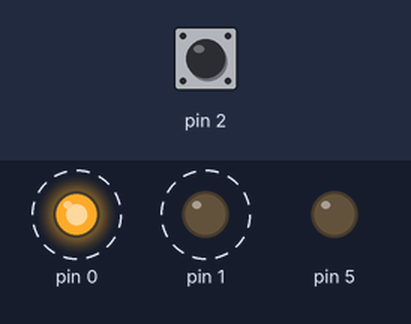
The sketch below on a simulated Arduino Uno, built with avr-gcc and run on an emulated ATmega328P. On the bench: output pins drawn as LEDs (lit = HIGH). Dashed ring = blinking. The test bench sets the inputs (shaded band); at power-on: pin 2 HIGH.

Above: at 4.1 s.
5.1 s: pin 2 pulled LOW for 0.15 s
At 5.9 s:
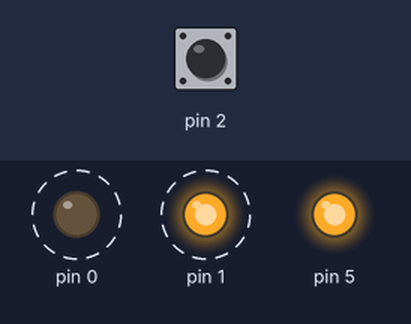
8.1 s: pin 2 pulled LOW for 1 s
At 9.9 s:
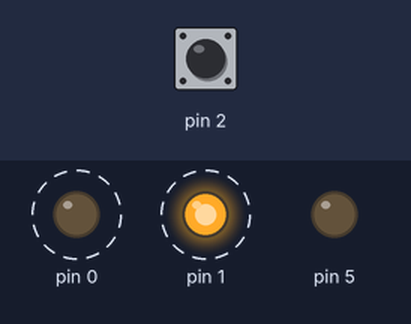
12.0 s: pin 2 pulled LOW for 3.2 s
At 16.4 s:
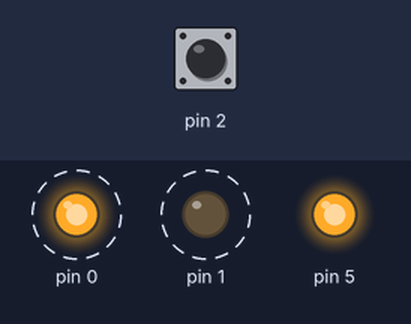
Timing chart, 0 to 22.7 s (numbered marks = the images above; inputs shaded):
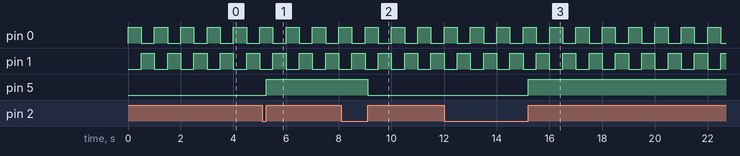

Measured:
- after the input at 5.1 s, pin 5: LOW → HIGH after 0.15 s
- after the input at 8.1 s, pin 5: HIGH → LOW after 1.0 s
- after the input at 12.0 s, pin 5: LOW → HIGH after 3.2 s
- by itself, pin 0, pin 1: alternates HIGH for 0.50 s and LOW for 0.50 s

The sketch:

zad3.ino
```cpp
#include <avr/io.h>
#include <stdlib.h>
#include <string.h>
#include <util/delay.h>

#ifndef _BV
#define _BV(bit)        (1<<(bit))
#endif
#ifndef sbi
#define sbi(reg,bit)    reg |= (_BV(bit))
#endif
#ifndef cbi
#define cbi(reg,bit)    reg &= ~(_BV(bit))
#endif
#ifndef tbi
#define tbi(reg,bit)    reg ^= (_BV(bit))
#endif

void timerInit() {
// Tryb CTC (Clear Timer on Compare) - WGM12 = 1
    sbi(TCCR1B, WGM12);

    // Preskaler 256 (dla 16MHz daje 62500 taktów na sekundę)
    sbi(TCCR1B, CS12);

    // Wartość dla 0.5s: (16MHz / 256 / 2Hz) - 1 = 31249
    OCR1A = 31249;

    // Włączenie przerwania Compare Match A
    sbi(TIMSK1, OCIE1A);
}

void int0Init() {

  sbi(DDRD, PD5);

  cbi(DDRD, PD2);
  sbi(PORTD, PD2);

  sbi(EICRA, ISC01);
  sbi(EICRA, ISC00);

  sbi(EIMSK, INT0);
}

int main(){
  timerInit();
  int0Init();
  sei();

  sbi(DDRD, PD0); // Dioda 1 jako wyjście
  sbi(DDRD, PD1); // Dioda 2 jako wyjście

  while(1) {
    tbi(PORTD, PD0);
    _delay_ms(500);
  }
}

ISR(TIMER1_COMPA_vect) {
  tbi(PORTD, PD1);
}

ISR(INT0_vect) {
  tbi(PORTD, PD5);
}
```
